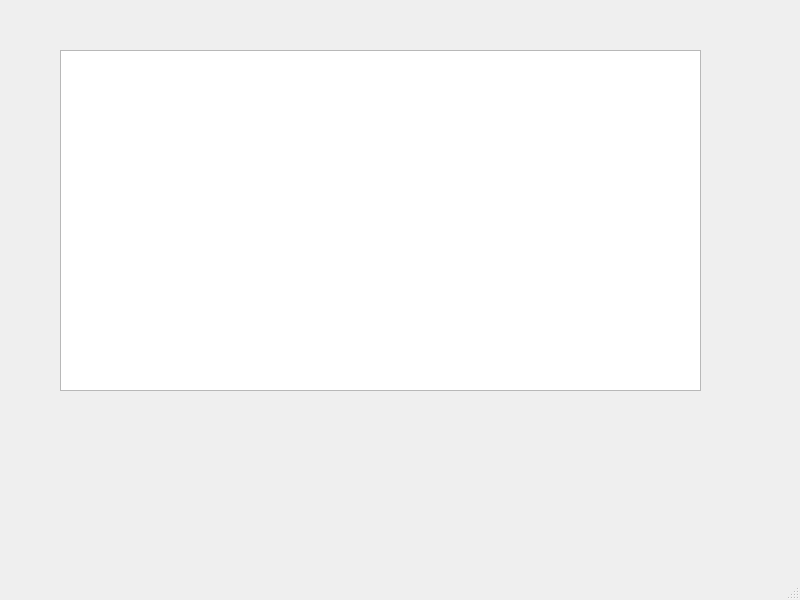
<?xml version="1.0" encoding="UTF-8"?>
<ui version="4.0">
 <class>MainWindow</class>
 <widget class="QMainWindow" name="MainWindow">
  <property name="geometry">
   <rect>
    <x>0</x>
    <y>0</y>
    <width>800</width>
    <height>600</height>
   </rect>
  </property>
  <property name="windowTitle">
   <string>MainWindow</string>
  </property>
  <widget class="QWidget" name="centralwidget">
   <widget class="QTextBrowser" name="text_confirmation_serrealisation">
    <property name="geometry">
     <rect>
      <x>60</x>
      <y>50</y>
      <width>641</width>
      <height>341</height>
     </rect>
    </property>
    <property name="font">
     <font>
      <family>Arial</family>
      <pointsize>16</pointsize>
      <weight>75</weight>
      <bold>true</bold>
     </font>
    </property>
   </widget>
  </widget>
  <widget class="QMenuBar" name="menubar">
   <property name="geometry">
    <rect>
     <x>0</x>
     <y>0</y>
     <width>800</width>
     <height>21</height>
    </rect>
   </property>
  </widget>
  <widget class="QStatusBar" name="statusbar"/>
 </widget>
 <resources/>
 <connections/>
</ui>
